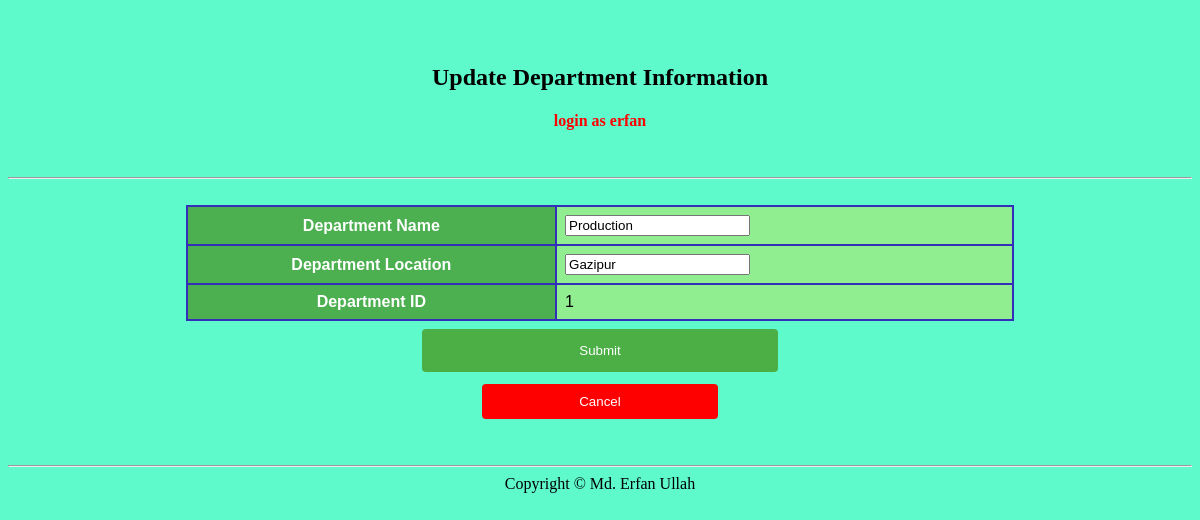
The app's page /admin/updep.php?id=1 (signed in) with its own data.
### tables this page shows
CREATE TABLE `department` (
  `NAME` varchar(50) NOT NULL,
  `LOCATION` varchar(50) DEFAULT NULL,
  `dep_id` int(10) NOT NULL
);

### functions/dbconfig.php (called while the page is built)
<?php
	class dbconfig{
		public function connection(){
			$conn = new mysqli("127.0.0.1","root","","employee");
			return $conn;
		}
	}
?>

### functions/functions.php (called while the page is built, shortened)
<?php
class cls_func{
	public function con(){
		$connect = new dbconfig();
		return $connect->connection();
	}
	public function show_selected_dep($id){
     	$result = $this->con()->query("SELECT * FROM department where dep_id='$id'");
		return $result;
		}
	}
	?>

### admin/updep.php (the view, shortened to what this page needs)
<?php
require_once('../functions/dbconfig.php');
	require_once('../functions/functions.php');
	$obj = new cls_func();
	$qry=$obj->show_selected_dep($_GET['id']);
  $rec=$qry->fetch_assoc();
?>
<link rel="stylesheet" type="text/css" href="admin.css">
<center><h2>Update Department Information</h2></center>
<font color="red"><center><h4><?php echo "login as ".$_SESSION['username']; ?></h4></center></font>
  <hr>
<center><form enctype="multipart/form-data" method="post" class="form-horizontal">
<table style="width:70%">
  <tr>
    <th>Department Name</th>
    <td><input  name="Name" type="text" placeholder="Enter Name" value="<?php echo $rec['NAME']; ?>"></td>
  </tr>
  <tr>
    <th>Department Location</th>
    <td><input id="location" name="location" type="text" value="<?php echo $rec['LOCATION']; ?>"></td>
  </tr>
    <tr>
    <th>Department ID</th>
    <td><?php echo $rec['dep_id']; ?></td>
  </tr>
</table>
<button id="submit"  name="submit" class="btn btn-primary">Submit</button>
  <br>
  <a href = "showdep.php"><input type = "button" value = "Cancel" ></a>
</form>
</center>
<hr>
  <center><footer>Copyright © Md. Erfan Ullah</footer></center>

### admin/admin.css (style rules this page uses)
input[type=button] { width: 20%; background-color: red; color: white; padding: 10px 7px; margin: 4px 0; border: none; border-radius: 4px; cursor: pointer; }
button { width: 30%; background-color: #4CAF45; color: white; padding: 14px 20px; margin: 8px 0; border: none; border-radius: 4px; cursor: pointer; }
table { font-family: arial, sans-serif; border-collapse: collapse; width: 100%; background-color: lightgreen; }
th { background-color: #4CAF50; border: 2px solid #332FBA ; color: white; }
td { border: 2px solid #332FBA ; text-align: left; padding: 8px; }

### records on screen
department: Name "Production", location "Gazipur", dep "1"

### other values on screen
$_SESSION['username'] "erfan"
